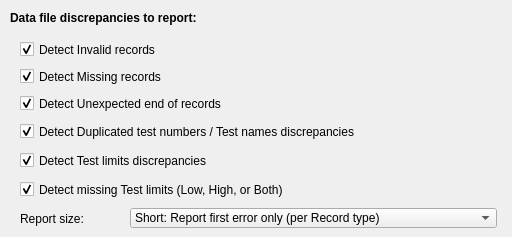
       <widget class="QWidget" name="tabFileAudit">
        <attribute name="title">
         <string>File Audit</string>
        </attribute>
        <widget class="QLabel" name="textLabel1_2">
         <property name="geometry">
          <rect>
           <x>10</x>
           <y>10</y>
           <width>253</width>
           <height>16</height>
          </rect>
         </property>
         <property name="text">
          <string>&lt;b&gt;Data file discrepancies to report:&lt;/b&gt;</string>
         </property>
         <property name="wordWrap">
          <bool>false</bool>
         </property>
        </widget>
        <widget class="QCheckBox" name="checkBoxAudit_EndRec">
         <property name="geometry">
          <rect>
           <x>20</x>
           <y>94</y>
           <width>473</width>
           <height>19</height>
          </rect>
         </property>
         <property name="toolTip">
          <string>Detect and report record shorter than expected</string>
         </property>
         <property name="text">
          <string comment="dd">Detect Unexpected end of records</string>
         </property>
         <property name="checked">
          <bool>true</bool>
         </property>
        </widget>
        <widget class="QCheckBox" name="checkBoxAudit_MissingRec">
         <property name="geometry">
          <rect>
           <x>20</x>
           <y>67</y>
           <width>468</width>
           <height>19</height>
          </rect>
         </property>
         <property name="toolTip">
          <string>Detect and report all missing mandatory records</string>
         </property>
         <property name="text">
          <string comment="dd">Detect Missing records</string>
         </property>
         <property name="checked">
          <bool>true</bool>
         </property>
        </widget>
        <widget class="QCheckBox" name="checkBoxAudit_BadRec">
         <property name="geometry">
          <rect>
           <x>20</x>
           <y>40</y>
           <width>470</width>
           <height>19</height>
          </rect>
         </property>
         <property name="toolTip">
          <string>Detect and report all invalid records</string>
         </property>
         <property name="text">
          <string comment="dd">Detect Invalid records</string>
         </property>
         <property name="checked">
          <bool>true</bool>
         </property>
        </widget>
        <widget class="QCheckBox" name="checkBoxAudit_DuplicateTest">
         <property name="geometry">
          <rect>
           <x>20</x>
           <y>122</y>
           <width>482</width>
           <height>19</height>
          </rect>
         </property>
         <property name="toolTip">
          <string>Detect duplicate test number, or test names discrepancies</string>
         </property>
         <property name="text">
          <string comment="dd">Detect Duplicated test numbers / Test names discrepancies</string>
         </property>
         <property name="checked">
          <bool>true</bool>
         </property>
        </widget>
        <widget class="QCheckBox" name="checkBoxAudit_LimitsIssue">
         <property name="geometry">
          <rect>
           <x>20</x>
           <y>151</y>
           <width>483</width>
           <height>19</height>
          </rect>
         </property>
         <property name="toolTip">
          <string>Detect test limits redefinition (overloading original ones)</string>
         </property>
         <property name="text">
          <string comment="dd">Detect Test limits discrepancies</string>
         </property>
         <property name="checked">
          <bool>true</bool>
         </property>
        </widget>
        <widget class="QComboBox" name="comboBoxAuditReportType">
         <property name="geometry">
          <rect>
           <x>130</x>
           <y>208</y>
           <width>367</width>
           <height>20</height>
          </rect>
         </property>
         <property name="toolTip">
          <string>Define amount of record errors to report...</string>
         </property>
         <item>
          <property name="text">
           <string>Short: Report first error only (per Record type)</string>
          </property>
         </item>
         <item>
          <property name="text">
           <string>Long: Report ALL Record Errors (can be big!)</string>
          </property>
         </item>
        </widget>
        <widget class="QLabel" name="textLabel1_3_2">
         <property name="geometry">
          <rect>
           <x>20</x>
           <y>211</y>
           <width>93</width>
           <height>16</height>
          </rect>
         </property>
         <property name="text">
          <string>Report size:</string>
         </property>
         <property name="wordWrap">
          <bool>false</bool>
         </property>
        </widget>
        <widget class="QCheckBox" name="checkBoxAudit_MissingLimits">
         <property name="geometry">
          <rect>
           <x>20</x>
           <y>180</y>
           <width>483</width>
           <height>19</height>
          </rect>
         </property>
         <property name="toolTip">
          <string>Detect if test limit(s) missing</string>
         </property>
         <property name="text">
          <string comment="dd">Detect missing Test limits (Low, High, or Both)</string>
         </property>
         <property name="checked">
          <bool>true</bool>
         </property>
        </widget>
       </widget>
